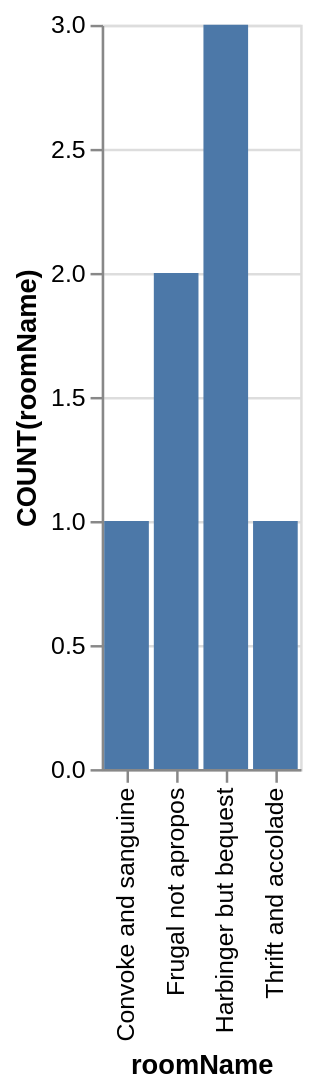

Source (Vega-Lite JSON):
### Vega-Lite specification from a JSON file in a GitHub repository (floating-point values rounded to 4 significant figures)
{"data": {"values": [{"x_data": "Convoke and sanguine", "y_data": 1}, {"x_data": "Frugal not apropos", "y_data": 2}, {"x_data": "Harbinger but bequest", "y_data": 3}, {"x_data": "Thrift and accolade", "y_data": 1}]}, "mark": "bar", "encoding": {"x": {"field": "x_data", "type": "nominal", "title": "roomName", "sort": "ascending"}, "y": {"field": "y_data", "type": "quantitative", "title": "COUNT(roomName)"}}}
